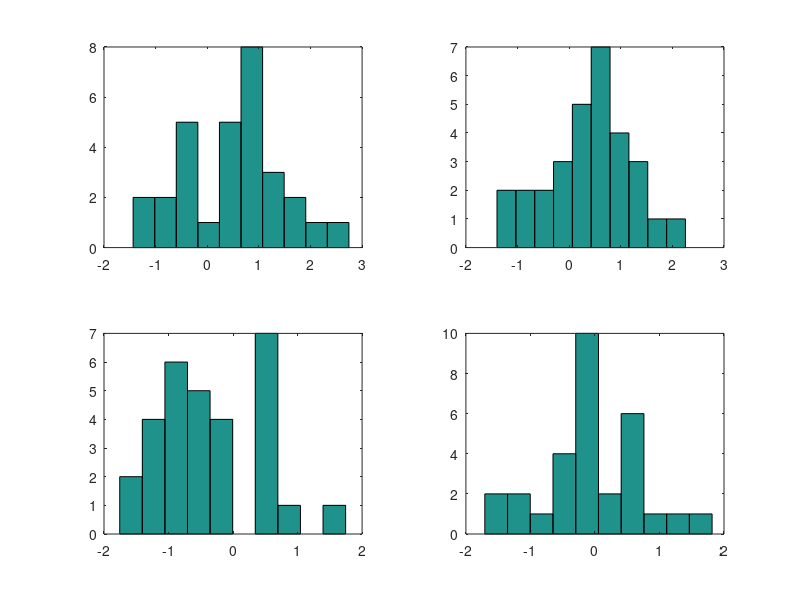

Here is the MATLAB script that generated this plot:
Data=randn(30,4);
Veri=[];
for i=2:4;
    Xyeni=0.1*Data(:,i)+0.9*Data(:,i-1);
    Veri=[Veri,Xyeni]
end
Verison=[Data(:,1), Veri]
for i=1:4
    subplot(2,2,i)
    hist(Verison(:,i))
end
